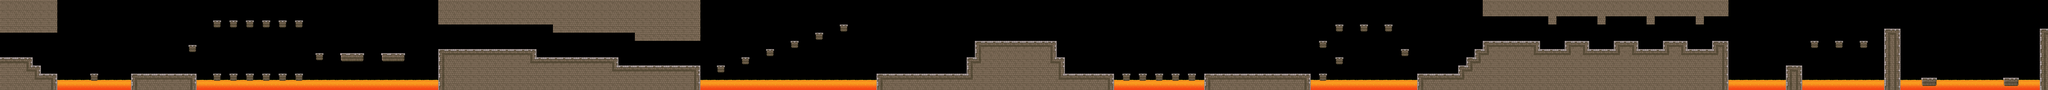

A 2D game scene composited from a Tiled map and its tileset images. What follows is a short description and the map's XML, with each tile layer's data collapsed to a summary:
An orthogonal 500x22 tile map with 32x32 px tiles, 3 tile layers (layer3, layer1, layer2) and 288 objects.

<map version="1.0" orientation="orthogonal" width="500" height="22" tilewidth="32" tileheight="32">
 <tileset firstgid="1" name="Tileset_5" tilewidth="32" tileheight="32" spacing="2" margin="1">
  <image source="gfx/game/Tileset_5.png" width="884" height="476" />
 </tileset>
 <layer name="layer3" width="500" height="22">
  <data>[11000 cells, 90 non-empty, 6 distinct tile ids]</data>
 </layer>
 <layer name="layer1" width="500" height="22">
  <data>[11000 cells, 753 non-empty, 22 distinct tile ids]</data>
 </layer>
 <layer name="layer2" width="500" height="22">
  <data>[11000 cells, 3070 non-empty, 58 distinct tile ids]</data>
 </layer>
 <objectgroup name="finish" width="500" height="22" />
 <objectgroup name="checkpoint" width="500" height="22">
  <object x="7937" y="228" />
 </objectgroup>
 <objectgroup name="player" width="500" height="22">
  <object x="96" y="352" />
 </objectgroup>
 <objectgroup name="coins" width="500" height="22">
  <object x="1248" y="384" />
  <object x="1312" y="384" />
  <object x="1760" y="64" />
  <object x="1888" y="64" />
  <object x="2016" y="64" />
  <object x="2144" y="64" />
  <object x="2272" y="64" />
  <object x="3712" y="288" />
  <object x="3776" y="288" />
  <object x="3648" y="288" />
  <object x="4480" y="352" />
  <object x="4544" y="352" />
  <object x="4608" y="352" />
  <object x="5088" y="416" />
  <object x="5152" y="416" />
  <object x="5216" y="416" />
  <object x="7072" y="192" />
  <object x="7136" y="192" />
  <object x="7200" y="192" />
  <object x="7264" y="189" />
  <object x="8480" y="416" />
  <object x="8544" y="416" />
  <object x="8608" y="416" />
  <object x="8416" y="416" />
  <object x="9728" y="448" />
  <object x="9792" y="448" />
  <object x="9856" y="448" />
  <object x="9920" y="448" />
  <object x="10592" y="64" />
  <object x="10656" y="64" />
  <object x="10720" y="64" />
  <object x="11168" y="64" />
  <object x="11232" y="64" />
  <object x="11296" y="64" />
  <object x="12096" y="320" />
  <object x="12160" y="320" />
  <object x="12480" y="320" />
  <object x="12544" y="320" />
  <object x="12864" y="320" />
  <object x="12928" y="320" />
  <object x="13248" y="320" />
  <object x="13312" y="320" />
  <object x="14336" y="128" />
  <object x="14400" y="128" />
  <object x="14464" y="128" />
  <object x="14272" y="128" />
 </objectgroup>
 <objectgroup name="hidden_bonus_level" width="500" height="22" />
 <objectgroup name="bonus_blocks" width="500" height="22">
  <object x="736" y="384">
   <properties>
    <property name="1" value="mush" />
   </properties>
  </object>
  <object x="3040" y="224">
   <properties>
    <property name="1" value="coin" />
   </properties>
  </object>
  <object x="3104" y="224">
   <properties>
    <property name="1" value="coin" />
   </properties>
  </object>
  <object x="7136" y="384">
   <properties>
    <property name="1" value="coin" />
   </properties>
  </object>
  <object x="7200" y="384">
   <properties>
    <property name="1" value="coin" />
   </properties>
  </object>
  <object x="7264" y="384">
   <properties>
    <property name="1" value="coin" />
   </properties>
  </object>
  <object x="7072" y="384">
   <properties>
    <property name="1" value="coin" />
   </properties>
  </object>
 </objectgroup>
 <objectgroup name="hidden_blocks" width="500" height="22">
  <object x="11168" y="384">
   <properties>
    <property name="1" value="coin" />
   </properties>
  </object>
  <object x="11296" y="384">
   <properties>
    <property name="1" value="coin" />
   </properties>
  </object>
  <object x="11296" y="160">
   <properties>
    <property name="1" value="mush" />
   </properties>
  </object>
  <object x="11168" y="160">
   <properties>
    <property name="1" value="coin" />
   </properties>
  </object>
  <object x="15040" y="416">
   <properties>
    <property name="1" value="coin" />
   </properties>
  </object>
  <object x="15744" y="416">
   <properties>
    <property name="1" value="coin" />
   </properties>
  </object>
 </objectgroup>
 <objectgroup name="destroyable_blocks" width="500" height="22">
  <object x="7648" y="32">
   <properties>
    <property name="1" value="2" />
   </properties>
  </object>
  <object x="7648" y="96">
   <properties>
    <property name="1" value="2" />
   </properties>
  </object>
  <object x="7712" y="96">
   <properties>
    <property name="1" value="2" />
   </properties>
  </object>
  <object x="7776" y="96">
   <properties>
    <property name="1" value="2" />
   </properties>
  </object>
  <object x="7840" y="96">
   <properties>
    <property name="1" value="2" />
   </properties>
  </object>
  <object x="7904" y="96">
   <properties>
    <property name="1" value="2" />
   </properties>
  </object>
  <object x="7968" y="96">
   <properties>
    <property name="1" value="2" />
   </properties>
  </object>
  <object x="8032" y="96">
   <properties>
    <property name="1" value="2" />
   </properties>
  </object>
  <object x="8096" y="96">
   <properties>
    <property name="1" value="2" />
   </properties>
  </object>
  <object x="8160" y="96">
   <properties>
    <property name="1" value="2" />
    <property name="2" value="coin" />
   </properties>
  </object>
  <object x="8224" y="96">
   <properties>
    <property name="1" value="2" />
   </properties>
  </object>
  <object x="8224" y="32">
   <properties>
    <property name="1" value="2" />
   </properties>
  </object>
  <object x="8160" y="32">
   <properties>
    <property name="1" value="2" />
   </properties>
  </object>
  <object x="8096" y="32">
   <properties>
    <property name="1" value="2" />
   </properties>
  </object>
  <object x="8032" y="32">
   <properties>
    <property name="1" value="2" />
   </properties>
  </object>
  <object x="7968" y="32">
   <properties>
    <property name="1" value="2" />
   </properties>
  </object>
  <object x="7904" y="32">
   <properties>
    <property name="1" value="2" />
   </properties>
  </object>
  <object x="7840" y="32">
   <properties>
    <property name="1" value="2" />
   </properties>
  </object>
  <object x="7776" y="32">
   <properties>
    <property name="1" value="2" />
   </properties>
  </object>
  <object x="7712" y="32">
   <properties>
    <property name="1" value="2" />
   </properties>
  </object>
  <object x="9440" y="32">
   <properties>
    <property name="1" value="2" />
   </properties>
  </object>
  <object x="9440" y="96">
   <properties>
    <property name="1" value="2" />
   </properties>
  </object>
  <object x="9440" y="160">
   <properties>
    <property name="1" value="2" />
   </properties>
  </object>
  <object x="9440" y="224">
   <properties>
    <property name="1" value="2" />
   </properties>
  </object>
  </objectgroup>
 <objectgroup name="stand_destroy_blocks" width="500" height="22" />
 <objectgroup name="enemies" width="500" height="22">
  <!-- 51 objects omitted --></objectgroup>
 <objectgroup name="enemies_obstacles" width="500" height="22" />
 <objectgroup name="trampoline" width="500" height="22" />
 <objectgroup name="platform_horizontal" width="500" height="22">
  <!-- 1 objects omitted --></objectgroup>
 <objectgroup name="platform_vertical" width="500" height="22" />
 <objectgroup name="platform_vertical_multiple" width="500" height="22">
  <!-- 1 objects omitted --></objectgroup>
 <objectgroup name="platform_gravity" width="500" height="22" />
 <objectgroup name="platform_zigzag" width="500" height="22" />
 <objectgroup name="platform_motor" width="500" height="22" />
 <objectgroup name="platform_motor_big" width="500" height="22" />
 <objectgroup name="trap" width="500" height="22" />
 <objectgroup name="physics" width="500" height="22" visible="0">
  <!-- 76 objects omitted --></objectgroup>
</map>
<!-- 203 of 288 objects omitted -->
